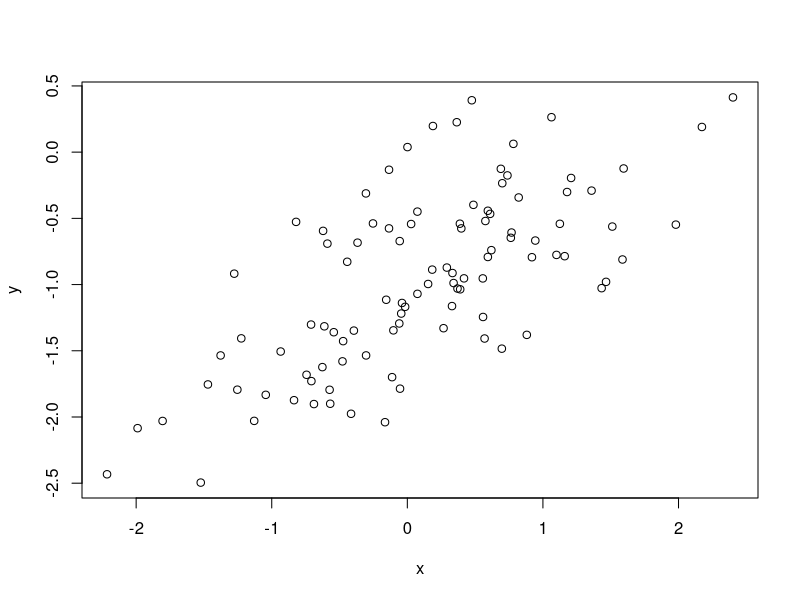
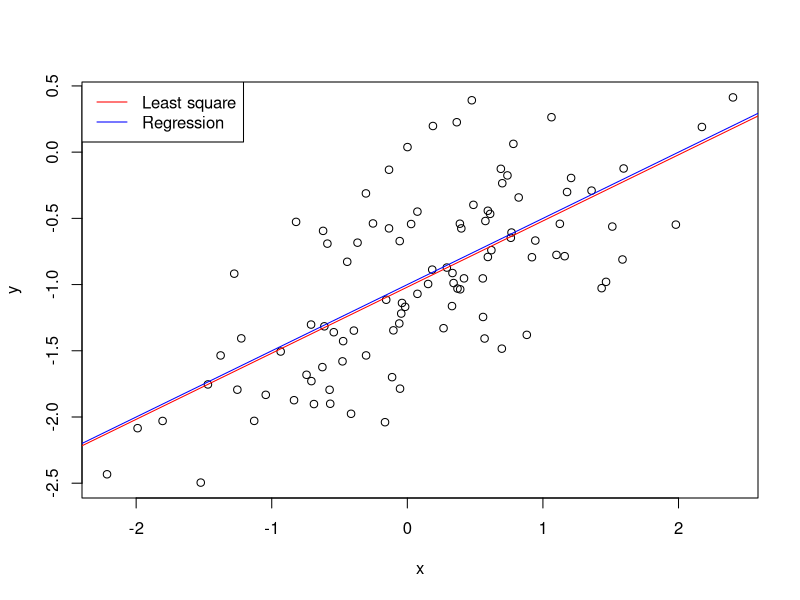
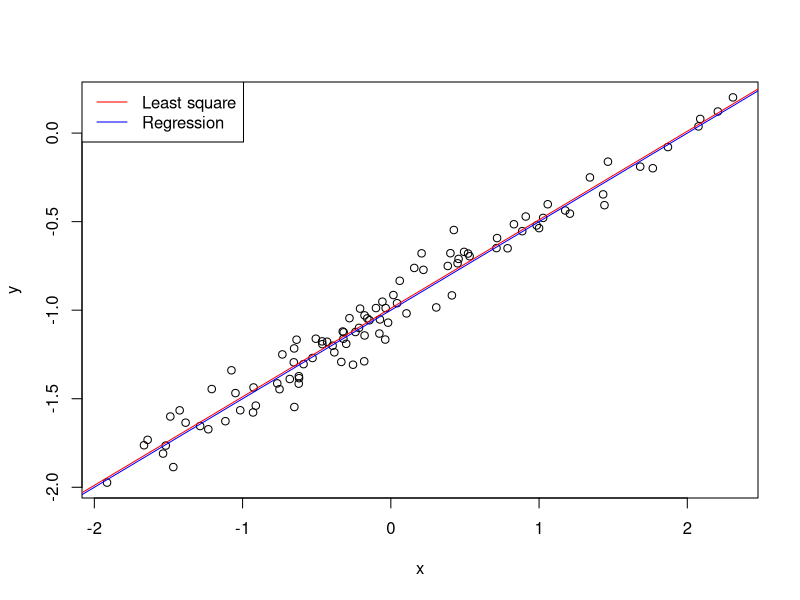
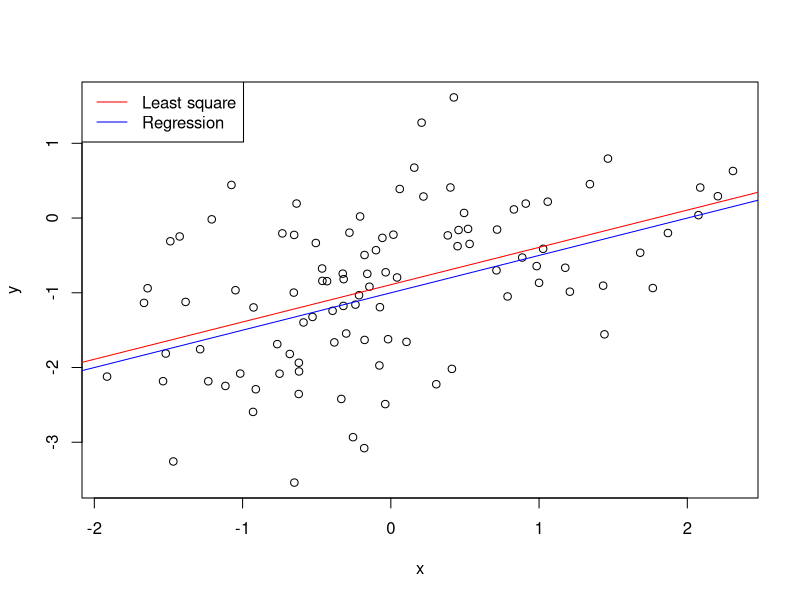
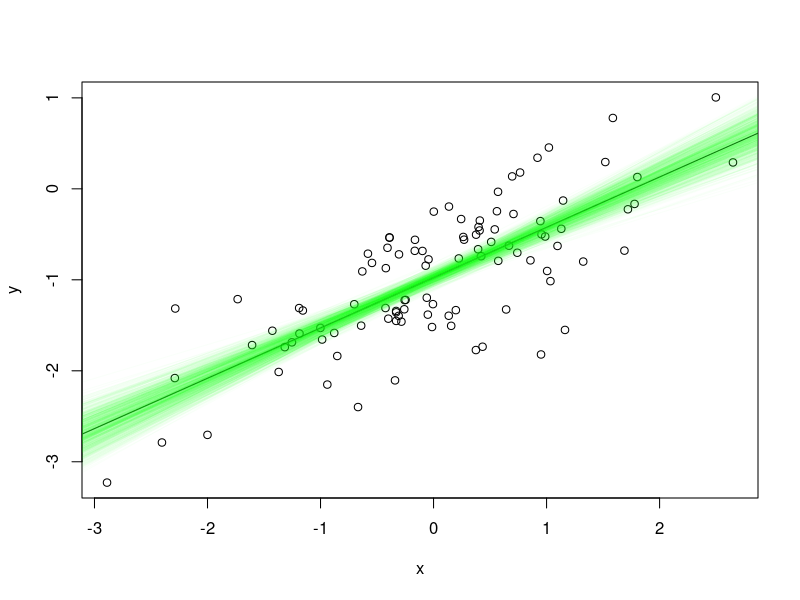
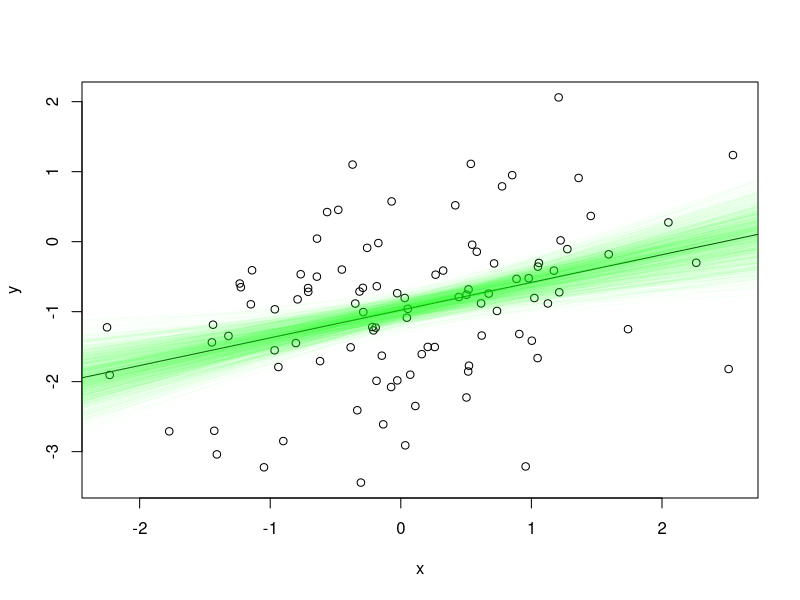
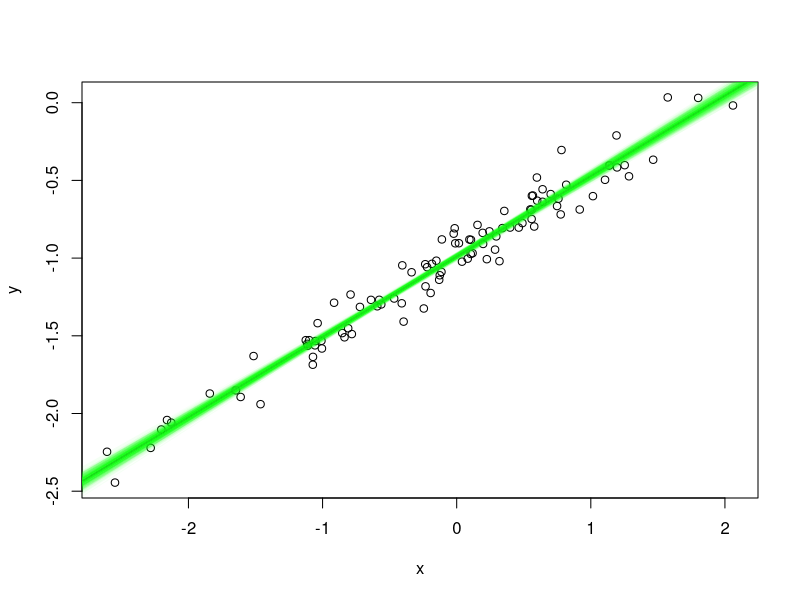
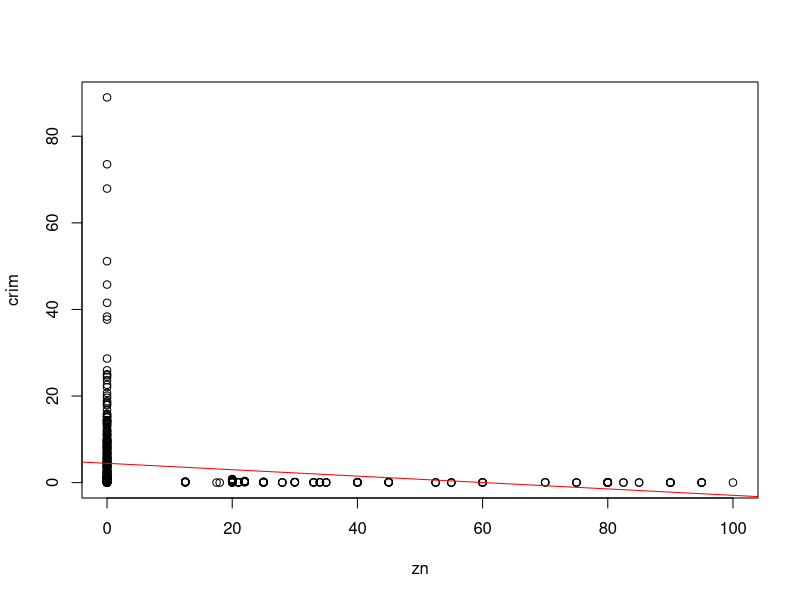

Source code (R) for these figures, in order:
## ---- chunk 1
knitr::opts_chunk$set(echo = TRUE)
## ---- chunk 2

set.seed(1)

x = rnorm(100)

## ---- chunk 3

eps = rnorm(100, sd = sqrt(0.25))

## ---- chunk 4

y = -1 + 0.5 * x + eps

length(y)
## ---- chunk 5

plot(x,y)

## ---- chunk 6

fit = lm(y ~ x)
summary(fit)

## ---- chunk 7
plot(x,y)
abline(fit, col = "red")
abline(-1, 0.5, col = "blue")
legend("topleft", c("Least square", "Regression"), col = c("red", "blue"), lty = c(1, 1))

## ---- chunk 8
fit2 <- lm(y ~ x + I(x^2))
summary(fit2)
## ---- chunk 9

set.seed(1)
eps = rnorm(100, sd = 0.1)
x = rnorm(100)
y = -1 + 0.5 * x + eps
plot(x,y)
fit3 = lm(y ~ x)
abline(fit3, col = "red")
abline(-1, 0.5, col = "blue")
legend("topleft", c("Least square", "Regression"), col = c("red", "blue"), lty = c(1, 1))
summary(fit3)
## ---- chunk 10

set.seed(1)
eps = rnorm(100, sd = 1)
x = rnorm(100)
y = -1 + 0.5 * x + eps
plot(x,y)
fit4 = lm(y ~ x)
abline(fit4, col = "red")
abline(-1, 0.5, col = "blue")
legend("topleft", c("Least square", "Regression"), col = c("red", "blue"), lty = c(1, 1))
summary(fit4)
## ---- chunk 11
x = rnorm(100)
eps = rnorm(100, sd = sqrt(0.25))
y = -1 + 0.5 * x + eps

origFit = lm(y ~ x)
plot(x,y)
abline(origFit)

beta0 = NULL
beta1 = NULL

# Bootstrap
for(i in 1:1000) {
  mySample = sample(length(x),length(x),replace=TRUE)
  myFit = lm(y[mySample] ~ x[mySample])
  abline(myFit,col = rgb(0,1,0,0.02))
  beta0[i] = coef(myFit)[1]
  beta1[i] = coef(myFit)[2]
}


quantile(beta0, prob=c(0.025, 0.975))
quantile(beta1, prob=c(0.025, 0.975))
## ---- chunk 12
x = rnorm(100)
eps = rnorm(100, sd = 1)
y = -1 + 0.5 * x + eps

origFit = lm(y ~ x)
plot(x,y)
abline(origFit)

beta0 = NULL
beta1 = NULL

# Bootstrap
for(i in 1:1000) {
  mySample = sample(length(x),length(x),replace=TRUE)
  myFit = lm(y[mySample] ~ x[mySample])
  abline(myFit,col = rgb(0,1,0,0.02))
  beta0[i] = coef(myFit)[1]
  beta1[i] = coef(myFit)[2]
}


quantile(beta0, prob=c(0.025, 0.975))
quantile(beta1, prob=c(0.025, 0.975))
## ---- chunk 13
x = rnorm(100)
eps = rnorm(100, sd = 0.1)
y = -1 + 0.5 * x + eps

origFit = lm(y ~ x)
plot(x,y)
abline(origFit)

beta0 = NULL
beta1 = NULL

# Bootstrap
for(i in 1:1000) {
  mySample = sample(length(x),length(x),replace=TRUE)
  myFit = lm(y[mySample] ~ x[mySample])
  abline(myFit,col = rgb(0,1,0,0.02))
  beta0[i] = coef(myFit)[1]
  beta1[i] = coef(myFit)[2]
}


quantile(beta0, prob=c(0.025, 0.975))
quantile(beta1, prob=c(0.025, 0.975))
## ---- chunk 14

Boston = MASS::Boston
Boston$chas = as.factor(Boston$chas)

r2 = c()
p_value = c()

y = Boston$crim

for (i in 2:ncol(Boston)) {
  
  x = Boston[ ,i]
  
  m = lm(y ~ x)
  
  plot(x,y, xlab = names(Boston)[i], ylab = "crim")
  abline(m, col = "red")
  
  r2[i] = summary(m)$r.squared
  p_value[i] = summary(m)$coefficients[2,4]
  
}

preds = data.frame(feature = names(Boston),
                   R2 = round(r2, 5),
                   P_value = round(p_value, 10))

preds

## ---- chunk 15

r2 = c()
p_value_x = c()
p_value_x2 = c()
p_value_x3 = c()

y = Boston$crim

for (i in 2:ncol(Boston)) {
  
  x = Boston[ ,i]
  if(is.numeric(x)){
      nl = lm(y ~ x + I(x^2) + I(x^3))
      
      r2[i] = summary(nl)$r.squared
      p_value_x[i] = summary(nl)$coefficients[2,4]
      p_value_x2[i] = summary(nl)$coefficients[3,4]
      p_value_x3[i] = summary(nl)$coefficients[4,4]
    
  }

  
}

preds = data.frame(feature = names(Boston),
                   R2 = round(r2, 5),
                   P_value_x = round(p_value_x, 10),
                   P_value_x2 = round(p_value_x2, 10),
                   P_value_x3 = round(p_value_x3, 10))

preds




